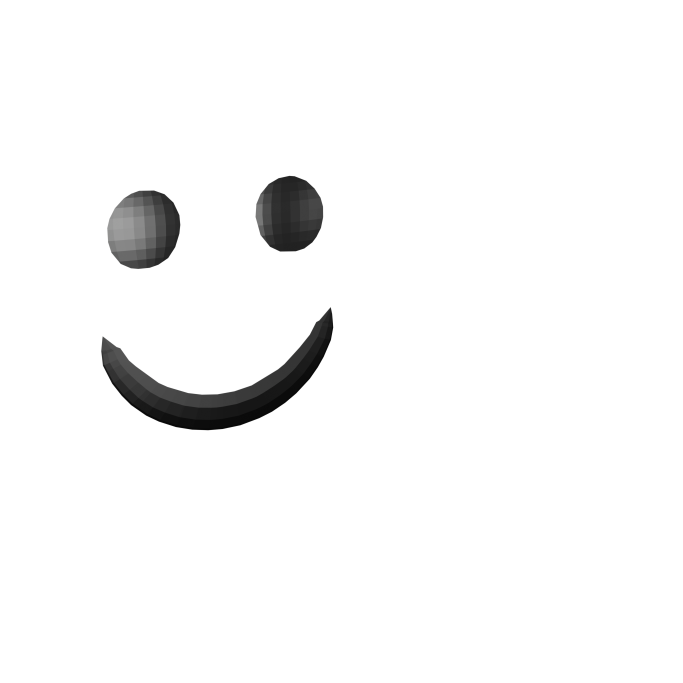
#> input picture assets/typewriter/layers/pulpo-smiley-justface.png, 2048 x 2048 px, found by its file name (shown at 1/3 size)
$ python trace-smiley-face.py
#> lines starting #> are read from the running program, lines starting #| are printed output that depends on the picture; after the words box and inside, x2 and y2 are one past the last pixel; in counts of white or black regions, pixels touching at a corner belong together
"""Trace the smiley's face into the path drawn by Pulpo Keyboard's emoji key.

From the repository root, with Pillow and potrace installed:
    python3 assets/trace-smiley-face.py

Thresholds assets/highres/pulpo-smiley-justface.png to one color, traces it with
potrace, and prints the Swift path for PulpoFaceSymbol.path() in units of the head's
radius about its center, taken from assets/highres/pulpo-smiley.png.
"""

import argparse
from pathlib import Path
import re
import subprocess
import tempfile

from PIL import Image


HIGHRES = Path(__file__).resolve().parent / 'highres'


def opaque_bounds(image):
    return image.getchannel('A').point(lambda alpha: 255 if alpha > 128 else 0).getbbox()


def main():
    parser = argparse.ArgumentParser(description=__doc__, formatter_class=argparse.RawDescriptionHelpFormatter)
    parser.add_argument('--size', type=int, default=256, help='Trace resolution; lower smooths the low-poly edges')
    args = parser.parse_args()

    face = Image.open(HIGHRES / 'pulpo-smiley-justface.png').convert('RGBA')
#> face is the input picture: PIL image 2048x2048 RGBA; mean R, G, B, A 2.3, 2.3, 2.3, 9.5
    left, top, right, bottom = opaque_bounds(Image.open(HIGHRES / 'pulpo-smiley.png').convert('RGBA'))
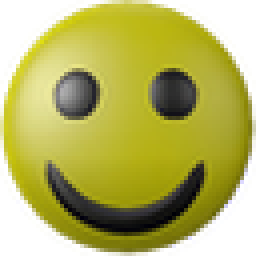
#> input picture apps/mobile/assets/old/pulpo-smiley.png, 64 x 64 px, found by its file name (shown 4 times larger)
#> left = 1; top = 0; right = 63; bottom = 63
    scale = args.size / face.width
#> scale = 0.125
    center_x, center_y = (left + right) / 2 * scale, (top + bottom) / 2 * scale
#> center_x = 4; center_y = 3.94
    radius = (right - left) / 2 * scale
#> radius = 3.88

    mask = face.resize((args.size, args.size), Image.LANCZOS).getchannel('A').point(lambda alpha: 0 if alpha > 128 else 255)
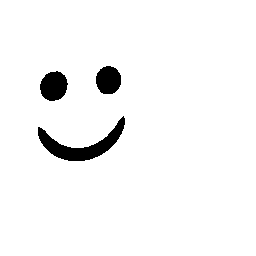
#> mask: PIL image 256x256 L; 96.3% white; 3 black regions, box (x1, y1, x2, y2) and area: (38, 116, 125, 161) 1252, (40, 71, 68, 101) 637, (96, 66, 121, 94) 563
    with tempfile.TemporaryDirectory() as directory:
        bitmap, svg = Path(directory) / 'face.pbm', Path(directory) / 'face.svg'
        mask.convert('1').save(bitmap)
        subprocess.run(['potrace', str(bitmap), '--svg', '--flat', '--unit', '10', '--turdsize', '2',
                        '--alphamax', '1.2', '--opttolerance', '1', '--output', str(svg)], check=True)
#> (this line was passed over: subprocess is not available in this run)
#> (the run stopped early here; a loop or call above may not have finished)
